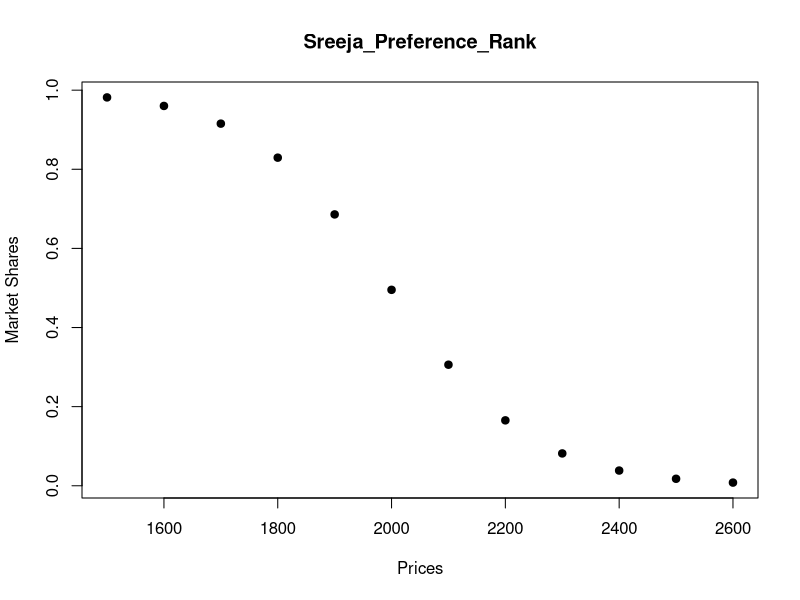
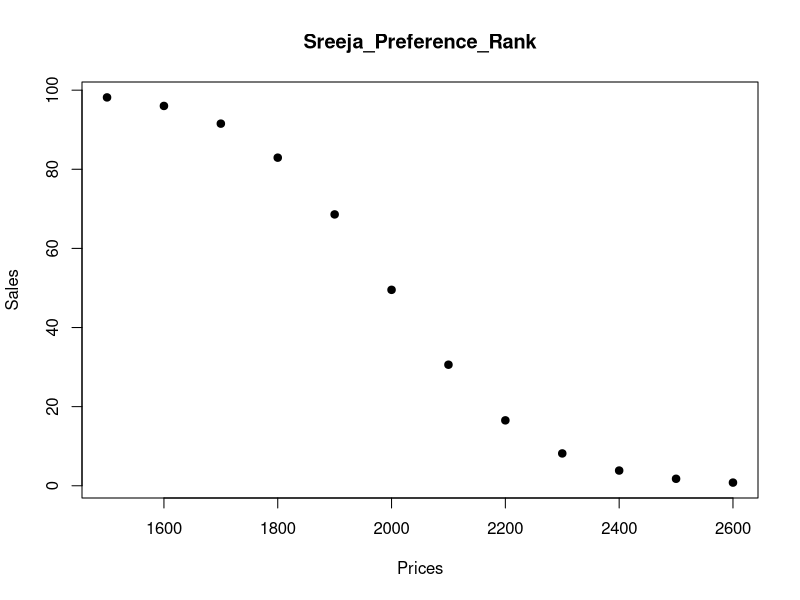
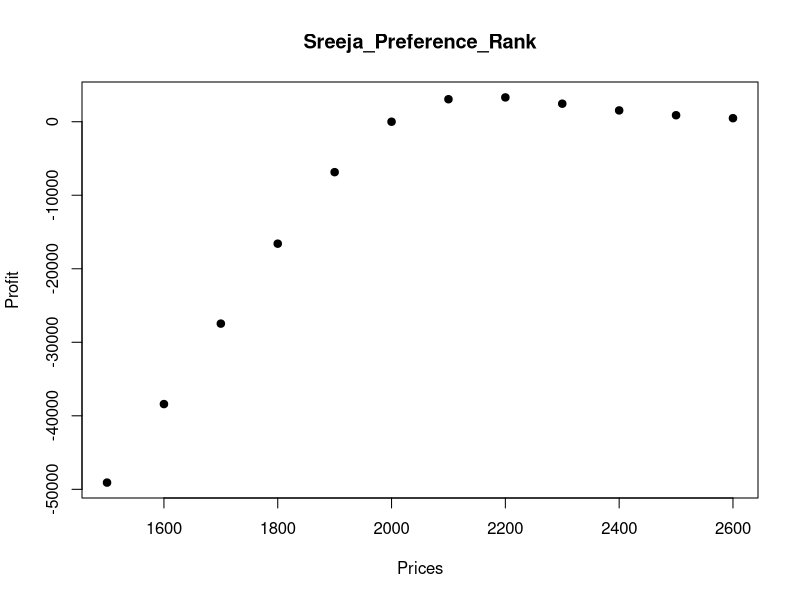
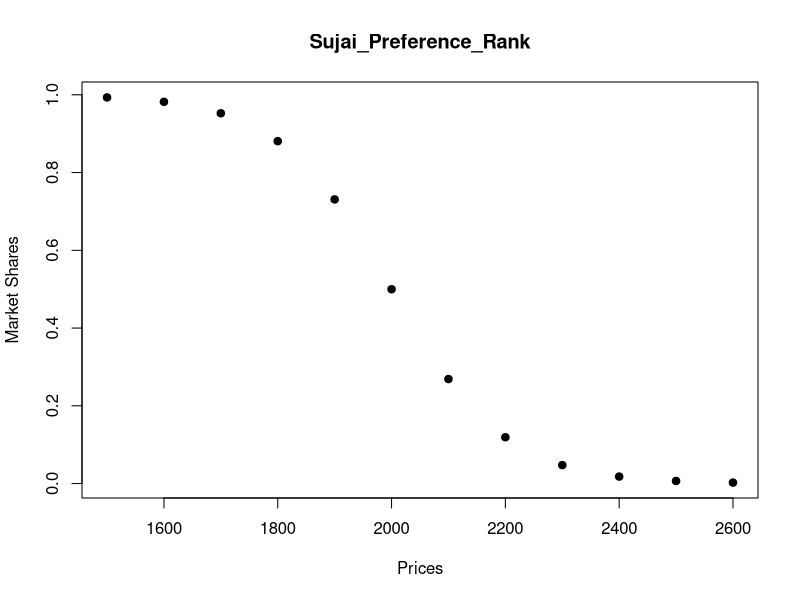
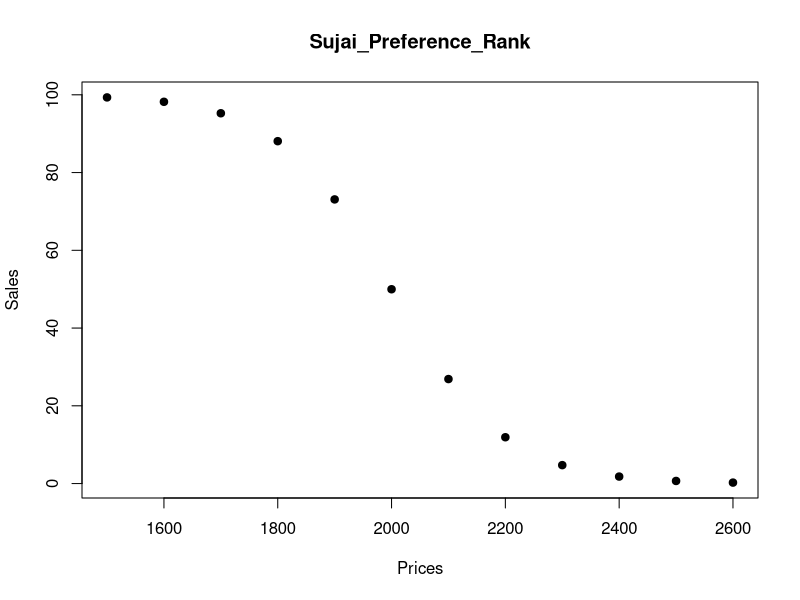
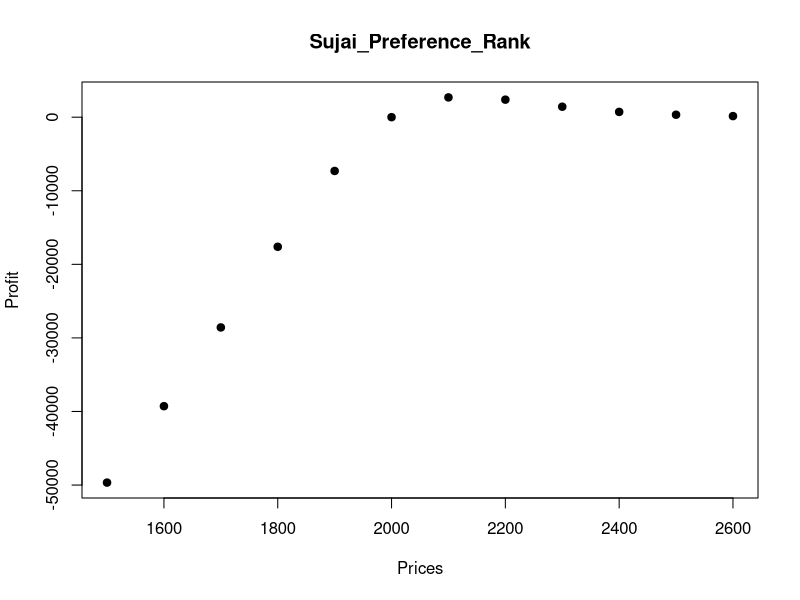
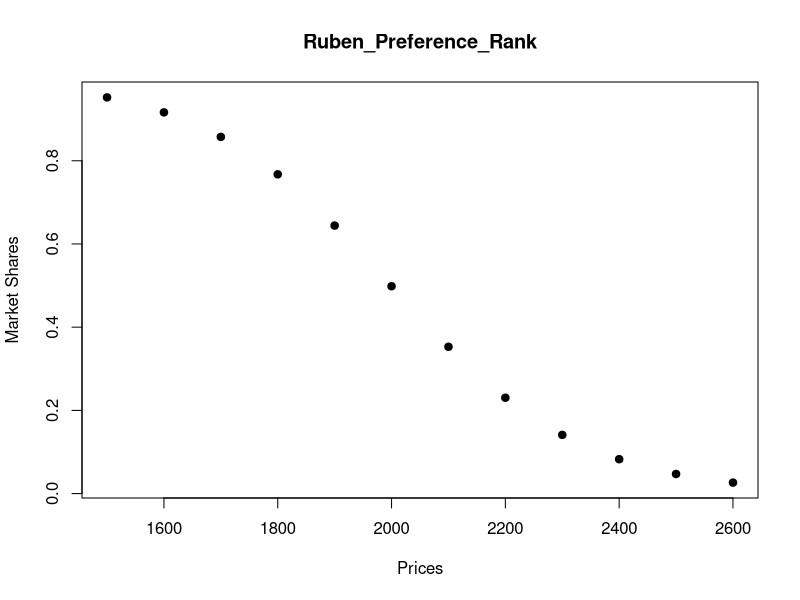
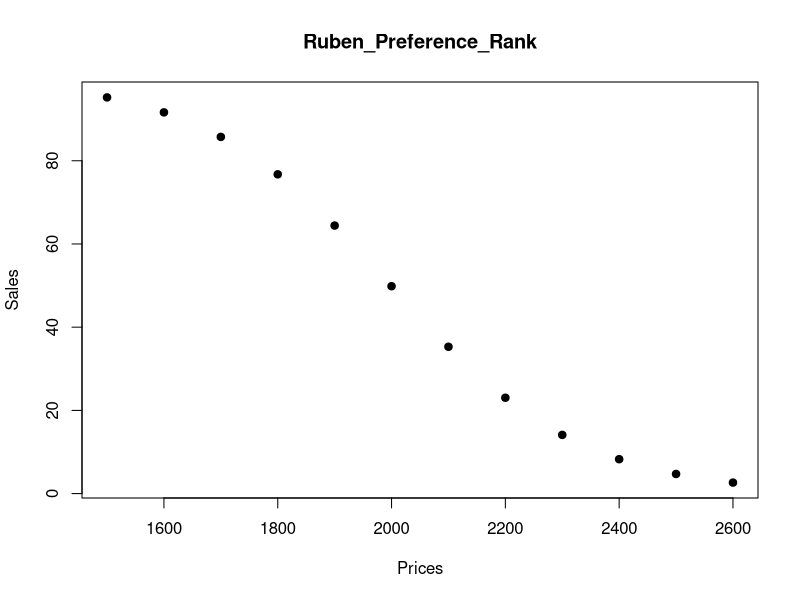

These figures' R source, in order:
## ---- chunk 1

# Load necessary libraries
library(readxl)
library(dplyr)
library(purrr)
library(stringr)
library(ggplot2)

# Load the preferences data-sheet into a data-frame 
conjoint_data <- read_excel("Preferences.xlsx")

# Select only the columns of interest
conjoint_data <- conjoint_data %>%
  select(
    'Screen 75 inch',
    'Screen 85 inch',
    'Resolution 4K = 1',
    'Sony = 1',
    'Price (low = 0; high =1)',
    contains("Preference Rank") # Selects all columns that contain "Preference Rank"
  ) %>%
  rename(
    Screen_75_Dummy = 'Screen 75 inch',
    Screen_85_Dummy = 'Screen 85 inch',
    Resolution_4k_Dummy = 'Resolution 4K = 1',
    Brand_Sony_Dummy = 'Sony = 1',
    Price_High_Dummy = 'Price (low = 0; high =1)'
  ) %>%
  # Clean the column names by replacing spaces with underscores
  rename_with(~str_replace_all(., " ", "_"))

# View the data-frame
View(conjoint_data)

## PART 1: Part-worth for each attribute level ##

# Extract the names of all preference rank columns
preference_ranks <- names(conjoint_data)[grep("Preference_Rank", names(conjoint_data))]

# Perform Conjoint Analysis
perform_conjoint_analysis <- function(preference_ranks){
  
  # Define a function to perform linear regression for each person's preferences
  perform_regression <- function(preference_column) {
    
    # Construct the formula for the regression model
    formula <- as.formula(paste(preference_column, "~ Screen_75_Dummy + Screen_85_Dummy + Resolution_4k_Dummy + Brand_Sony_Dummy + Price_High_Dummy"))
    
    # Fit the linear model
    model <- lm(formula, data = conjoint_data)
    
    # Return a list containing the model and the preference column name
    list(model_name = preference_column, model_summary = summary(model))
  }
  
  # Apply the function to each preference rank column and store the models
  models <- map(preference_ranks, perform_regression)
  
  # Print the model summaries for each preference column
  for (model_info in models) {
    cat("\nModel for:", model_info$model_name, "\n")
    print(model_info$model_summary)
  }
  
  ## PART 2: Attribute Importance of each attribute ##
  
  # Function to calculate the range and importance for each model
  calculate_attribute_importance <- function(model_summary) {
    # Extract the coefficients from the model's summary
    coefficients <- model_summary$coefficients
    
    # The utility for the 65-inch screen is captured by the intercept.
    intercept <- coefficients["(Intercept)", "Estimate"] # Utility for the 65-inch screen
  
    screen_75 <- coefficients["Screen_75_Dummy", "Estimate"] + intercept # For the 75-inch screen
    screen_85 <- coefficients["Screen_85_Dummy", "Estimate"] + intercept # For the 85-inch screen
  
    # The range for the screen size attribute is the max utility minus the min utility across the three screen sizes.
    range_screen_size <- max(intercept, screen_75, screen_85) - min(intercept, screen_75, screen_85)
    
    # Calculate the ranges for the other attributes
    range_resolution <- abs(coefficients["Resolution_4k_Dummy", "Estimate"])
    range_brand_name <- abs(coefficients["Brand_Sony_Dummy", "Estimate"])
    range_price <- abs(coefficients["Price_High_Dummy", "Estimate"])
  
    # Calculate the sum of all ranges
    sum_of_ranges <- range_screen_size + range_resolution + range_brand_name + range_price
  
    # Calculate the importance for each attribute
    importance_screen_size <- range_screen_size / sum_of_ranges
    importance_resolution <- range_resolution / sum_of_ranges
    importance_brand_name <- range_brand_name / sum_of_ranges
    importance_price <- range_price / sum_of_ranges
    
    # Return a list of Attribute Importance
    list(
      Screen_Size_Importance = importance_screen_size,
      Resolution_Importance = importance_resolution,
      Brand_Name_Importance = importance_brand_name,
      Price_Importance = importance_price
    )
  }
  
  # Initialize a list to store importance of each attribute for all models
  attribute_importances <- list()
  
  # Loop through each model summary and calculate attribute importances
  for (i in seq_along(models)) {
    model_info <- models[[i]]
    importances <- calculate_attribute_importance(model_info$model_summary)
    attribute_importances[[model_info$model_name]] <- importances
  }
  
  # Print the attribute importances for each model
  for (model_name in names(attribute_importances)) {
    cat("\nAttribute Importances for", model_name, ":\n")
    importances <- attribute_importances[[model_name]]
    # Loop through each attribute importance and print it as a percentage
    for (attribute in names(importances)) {
      cat(attribute, ":", sprintf("%.2f%%", importances[[attribute]] * 100), "\n")
    }
  }
  
  ## PART 3: Willingness to pay for each non-price attribute level ##
  
  # Function to calculate willingness to pay for each model
  calculate_wtp <- function(model_info, price_difference) {
    # Get the coefficients
    coefficients <- model_info$model_summary$coefficients
    
    # Calculate the price part worth
    price_part_worth <- abs(coefficients["Price_High_Dummy", "Estimate"])
    
    # Calculate the value of 1 util
    one_util_value <- price_difference / price_part_worth
    
    # Calculate the willingness to pay for each attribute
    wtp_75_screen <- coefficients["Screen_75_Dummy", "Estimate"] * one_util_value
    wtp_85_screen <- coefficients["Screen_85_Dummy", "Estimate"] * one_util_value
    wtp_sony_brand <- coefficients["Brand_Sony_Dummy", "Estimate"] * one_util_value
    wtp_4k_resolution <- coefficients["Resolution_4k_Dummy", "Estimate"] * one_util_value
    
    # Return a list of WTP values
    list(
      Model_Name = model_info$model_name,
      WTP_75_Screen = wtp_75_screen,
      WTP_85_Screen = wtp_85_screen,
      WTP_Sony_Brand = wtp_sony_brand,
      WTP_4K_Resolution = wtp_4k_resolution
    )
  }
  
  # Loop through each model and calculate the Willingness to pay
  wtp_results <- lapply(models, function(model_info) {
    calculate_wtp(model_info, 500) # Replace 500 with the actual price difference
  })
  
  # Print results
  for (result in wtp_results) {
    cat("\nWillingness To Pay -",result$Model_Name, ":\n\n")
    cat("75 Inch Screen: $",result$WTP_75_Screen, "\n")
    cat("85 Inch Screen: $",result$WTP_85_Screen, "\n")
    cat("Sony Brand: $",result$WTP_Sony_Brand, "\n")
    cat("4K Resolution: $",result$WTP_4K_Resolution, "\n")
  }
  
  ## PART 4, 5 & 6: Optimal price, its associated Market Share and Maximum Profit ##
  
  # Define the cost estimate for each non-price attribute
  cost_estimates <- c("Intercept" = 1000, "Screen 75 inch" = 500, "Screen 85 inch" = 1000, "Resolution 4k" = 250, "Sony Brand" = 250)
  
  # Define the market size
  market_size <- 100
  
  # Define dictionaries for each brand design
  
  # Own Brand Design
  my_design <- c("Intercept" = 1, "Screen 75 inch" = 0, "Screen 85 inch" = 1, "Resolution 4k" = 0, "Sony Brand" = 0, "Price" = 1500)
  
  # Sony Design
  sony_design <- c("Intercept" = 1, "Screen 75 inch" = 1, "Screen 85 inch" = 0, "Resolution 4k" = 1, "Sony Brand" = 1, "Price" = 2500)
  
  # Sharp Design
  sharp_design <- c("Intercept" = 1, "Screen 75 inch" = 0, "Screen 85 inch" = 1, "Resolution 4k" = 1, "Sony Brand" = 0, "Price" = 2000)
  
  # Find non-price attributes between cost_estimates and my_design
  common_attributes <- intersect(names(cost_estimates), names(my_design))
  
  # Multiply the attributes by their corresponding costs and sum them up
  net_cost_my_design <- sum(my_design[common_attributes] * cost_estimates[common_attributes])
  
  # Output the net cost for 'My Design'
  net_cost_my_design
  
  # Output the net cost for own design
  cat("\nNet cost for own design:", net_cost_my_design, "\n")
  
  # Function to calculate Optimal price, its associated Market Share and Maximum Profit for each model
  calculate_metrics <- function(model_summary) {
    
    # Extract the coefficients from the model's summary
    coefficients <- model_summary$coefficients
    
    intercept <- coefficients["(Intercept)", "Estimate"]     # For the 65-inch screen
    utility_75 <- coefficients["Screen_75_Dummy", "Estimate"] # For the 75-inch screen
    utility_85 <- coefficients["Screen_85_Dummy", "Estimate"] # For the 85-inch screen
    
    # Calculate the ranges for the other attributes
    utility_4k <- coefficients["Resolution_4k_Dummy", "Estimate"]
    utility_sony <- coefficients["Brand_Sony_Dummy", "Estimate"]
    utility_price <- coefficients["Price_High_Dummy", "Estimate"]
    
    design_pref <- c("Intercept" = intercept, "Screen 75 inch" = utility_75, "Screen 85 inch" = utility_85, "Resolution 4k" = utility_4k, "Sony Brand" = utility_sony,    "Price" = utility_price)
    
    common_attributes <- intersect(names(design_pref), names(my_design))
    
    max_profit <- 0
    
    list_metrics <- list()
    list_shares <- list()
    list_profits <- list()
    list_sales <- list()
    
    for (price in seq(1500, 2600, by = 100)) {
      my_design <- c("Intercept" = 1, "Screen 75 inch" = 0, "Screen 85 inch" = 1, "Resolution 4k" = 1, "Sony Brand" = 0, "Price" = price)
      
      utility_mydesign <- sum(my_design[common_attributes[-length(common_attributes)]] * design_pref[common_attributes[-length(common_attributes)]])+utility_price*(price-2000) / (2500-2000)
      utility_sony <- sum(sony_design[common_attributes[-length(common_attributes)]] * design_pref[common_attributes[-length(common_attributes)]])+utility_price*(2500-2000)/ (2500-2000)
      utility_sharp <- sum(sharp_design[common_attributes[-length(common_attributes)]] * design_pref[common_attributes[-length(common_attributes)]])+utility_price*(2000-2000)/ (2500-2000)
    
      attractiveness_mydesign <- exp(utility_mydesign)
      attractiveness_sony <- exp(utility_sony)
      attractiveness_sharp <- exp(utility_sharp)
      
      total_attractiveness <- attractiveness_mydesign + attractiveness_sony + attractiveness_sharp
    
      market_share <- attractiveness_mydesign/total_attractiveness
      list_shares <- c(list_shares, market_share)
      
      sales <- market_share*market_size
      list_sales <- c(list_sales,sales)
      
      margin <- price - net_cost_my_design
      
      profit <- margin*sales
      list_profits <- c(list_profits, profit)
    
      if (profit > max_profit) {
        max_profit <- profit
        optimal_price <- price
        optimal_market_share <- market_share
        # List of metrics
        list_metrics <- list(
          max_profit = profit,
          optimal_price = price,
          optimal_market_share = market_share
          )
        }
    }
    # Return the list of metrics
    list(list_metrics, list_shares, list_profits, list_sales)
  }
  
  # Initialize a list to store the price, profit and market share metrics for all models
  product_metrics <- list()
  
  # Initialize lists to store the profit and market share metrics for all models
  list_market_shares <- list()
  list_profits <- list()
  list_sales <- list()
  
  # Loop through each model summary and calculate Optimal price, its associated Market Share and Maximum Profit
  for (i in seq_along(models)) {
    model_info <- models[[i]]
    metrics <- calculate_metrics(model_info$model_summary)
    product_metrics[[model_info$model_name]] <- metrics[[1]]
    list_market_shares[[model_info$model_name]] <- metrics[[2]]
    list_profits[[model_info$model_name]] <- metrics[[3]]
    list_sales[[model_info$model_name]] <- metrics[[4]]
  }
  
  # Print the product product_metrics for each model
  for (model_name in names(product_metrics)) {
    cat("\nMetrics for", model_name, ":\n")
    metrics <- product_metrics[[model_name]]
    # Print the results
    for (metric in names(metrics)) {
      cat(metric, ":", metrics[[metric]], "\n")
    }
    seq <- seq(1500, 2600, by = 100) 
    plot(seq, list_market_shares[[model_name]], main = model_name, xlab="Prices", ylab="Market Shares", pch=19)
    plot(seq, list_sales[[model_name]], main = model_name, xlab="Prices", ylab="Sales", pch=19)
    plot(seq, list_profits[[model_name]], main = model_name, xlab="Prices", ylab="Profit", pch=19)
  }
}

# Call the function to perform conjoint analysis
perform_conjoint_analysis(preference_ranks)
